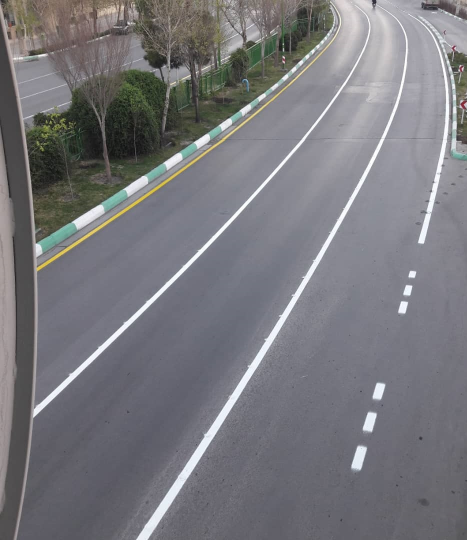
#> input picture 209.jpg, 934 x 1080 px (shown at 1/2 size)
$ jupyter execute v1.0.ipynb
#> lines starting #> are read from the running program, lines starting #| are printed output that depends on the picture; after the words box and inside, x2 and y2 are one past the last pixel; in counts of white or black regions, pixels touching at a corner belong together
[cell 1]
import numpy as np
import matplotlib.pyplot as plt
import cv2

[cell 2]
image = cv2.imread("209.jpg", cv2.IMREAD_COLOR)
#> image is the input picture: shape (1080, 934, 3); mean B, G, R 124.1, 119.5, 119.9
org_image = image.copy()

[cell 3]
# GaussianBlur or medianBlur
image = cv2.GaussianBlur(image, (5,5), 0)
# image = cv2.medianBlur(image, 5)

[cell 4]
grayed_image = cv2.cvtColor(image, cv2.COLOR_BGR2GRAY)

[cell 5]
# binary thresholding
ret,thresh = cv2.threshold(grayed_image,210,255,cv2.THRESH_BINARY)
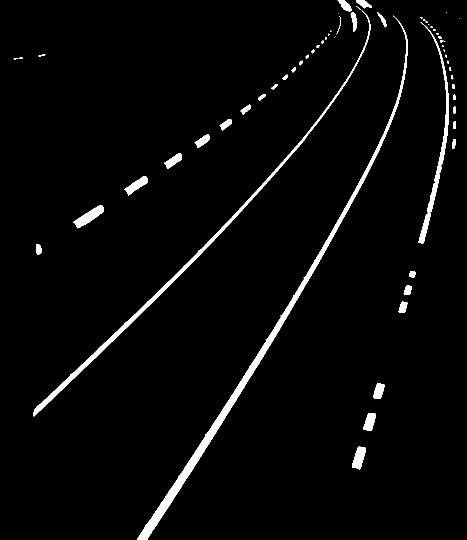
#> thresh: shape (1080, 934) (shown at 1/2 size); 3% white; 64 white regions (23 under 20 px)

[cell 6]
connectors = cv2.findContours(thresh, cv2.RETR_TREE, cv2.CHAIN_APPROX_NONE)
#> connectors = 64 contours, 31 with area under 20; largest, box (x1, y1, x2, y2) and area: (274, 31, 815, 1080) 10807, (67, 21, 741, 833) 5887, (837, 44, 898, 487) 2482, (146, 410, 207, 457) 1038, (704, 893, 732, 939) 739
connectors = connectors[0] if len(connectors) == 2 else connectors[1]

[cell 7]
result = cv2.drawContours(image, connectors, -1,(30,255,50) , 2)
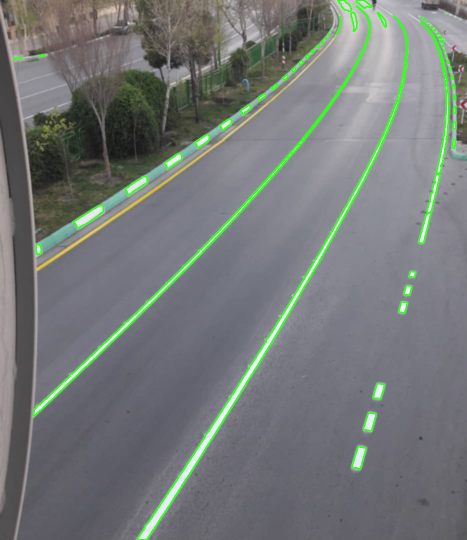
#> result: shape (1080, 934, 3) (shown at 1/2 size); mean B, G, R 119.3, 120.6, 115.7

[cell 8]
plt.figure(figsize=[12,7])
plt.figure(figsize=[12,7])
plt.subplot(121);plt.imshow(org_image[...,::-1]);plt.title("Orginal Image")
plt.subplot(122);plt.imshow(result[...,::-1], cmap='gray');plt.title("Result in Threshold method")

plt.show()
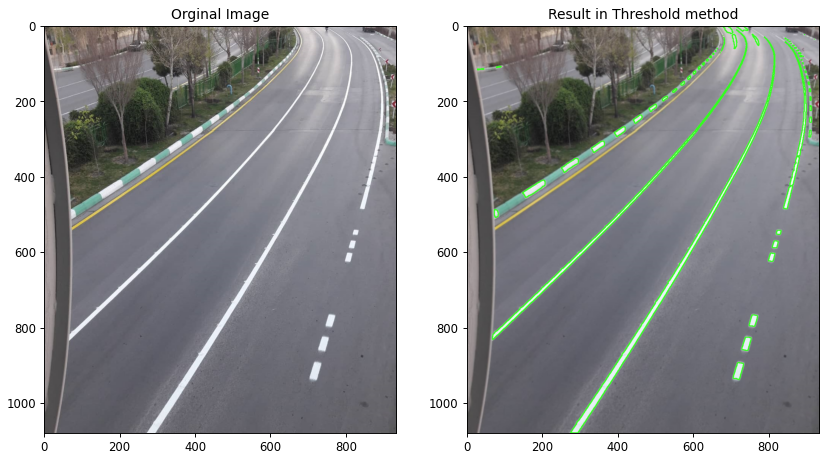
#> figure drawn by matplotlib, 2 panels

[cell 9]
kernel = np.ones((5,5), np.uint8)

erosion = cv2.erode(image, kernel, iterations = 1)
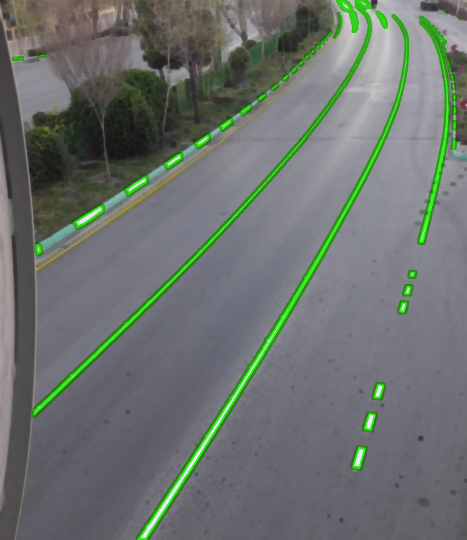
#> erosion: shape (1080, 934, 3) (shown at 1/2 size); mean B, G, R 110.2, 113.8, 107.5

[cell 10]
plt.figure(figsize=[12,7])
plt.subplot(121);plt.imshow(org_image[...,::-1]);plt.title("Orginal Image");plt.axis('off')
plt.subplot(122);plt.imshow(result[...,::-1], cmap='gray');plt.title("Result in Erode method");plt.axis('off')
plt.show()
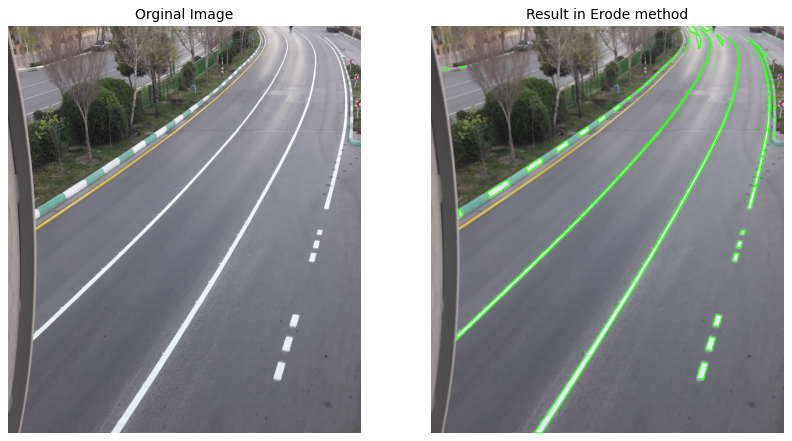
#> figure drawn by matplotlib, 2 panels
